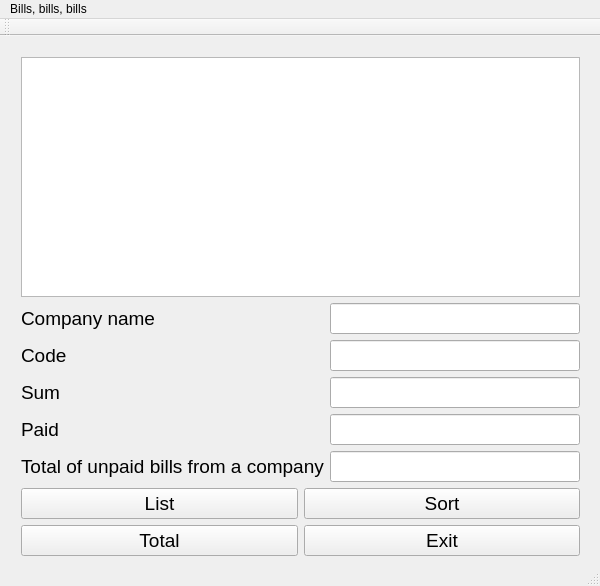
<?xml version="1.0" encoding="UTF-8"?>
<ui version="4.0">
 <class>test_billsClass</class>
 <widget class="QMainWindow" name="test_billsClass">
  <property name="geometry">
   <rect>
    <x>0</x>
    <y>0</y>
    <width>600</width>
    <height>586</height>
   </rect>
  </property>
  <property name="windowTitle">
   <string>test_bills</string>
  </property>
  <widget class="QWidget" name="centralWidget">
   <widget class="QWidget" name="">
    <property name="geometry">
     <rect>
      <x>10</x>
      <y>10</y>
      <width>581</width>
      <height>521</height>
     </rect>
    </property>
    <layout class="QVBoxLayout" name="verticalLayout">
     <item>
      <widget class="QListWidget" name="bills_listWidget">
       <property name="font">
        <font>
         <pointsize>14</pointsize>
        </font>
       </property>
      </widget>
     </item>
     <item>
      <layout class="QGridLayout" name="gridLayout">
       <item row="0" column="0">
        <widget class="QLabel" name="label">
         <property name="font">
          <font>
           <pointsize>14</pointsize>
          </font>
         </property>
         <property name="text">
          <string>Company name</string>
         </property>
        </widget>
       </item>
       <item row="0" column="1">
        <widget class="QLineEdit" name="companyName_lineEdit">
         <property name="font">
          <font>
           <pointsize>14</pointsize>
          </font>
         </property>
        </widget>
       </item>
       <item row="1" column="0">
        <widget class="QLabel" name="label_2">
         <property name="font">
          <font>
           <pointsize>14</pointsize>
          </font>
         </property>
         <property name="text">
          <string>Code</string>
         </property>
        </widget>
       </item>
       <item row="1" column="1">
        <widget class="QLineEdit" name="code_lineEdit">
         <property name="font">
          <font>
           <pointsize>14</pointsize>
          </font>
         </property>
        </widget>
       </item>
       <item row="2" column="0">
        <widget class="QLabel" name="label_3">
         <property name="font">
          <font>
           <pointsize>14</pointsize>
          </font>
         </property>
         <property name="text">
          <string>Sum</string>
         </property>
        </widget>
       </item>
       <item row="2" column="1">
        <widget class="QLineEdit" name="sum_lineEdit">
         <property name="font">
          <font>
           <pointsize>14</pointsize>
          </font>
         </property>
        </widget>
       </item>
       <item row="3" column="0">
        <widget class="QLabel" name="label_4">
         <property name="font">
          <font>
           <pointsize>14</pointsize>
          </font>
         </property>
         <property name="text">
          <string>Paid</string>
         </property>
        </widget>
       </item>
       <item row="3" column="1">
        <widget class="QLineEdit" name="isPaid_lineEdit">
         <property name="font">
          <font>
           <pointsize>14</pointsize>
          </font>
         </property>
        </widget>
       </item>
       <item row="4" column="0">
        <widget class="QLabel" name="label_5">
         <property name="font">
          <font>
           <pointsize>14</pointsize>
          </font>
         </property>
         <property name="text">
          <string>Total of unpaid bills from a company</string>
         </property>
        </widget>
       </item>
       <item row="4" column="1">
        <widget class="QLineEdit" name="total_lineEdit">
         <property name="font">
          <font>
           <pointsize>14</pointsize>
          </font>
         </property>
        </widget>
       </item>
      </layout>
     </item>
     <item>
      <layout class="QGridLayout" name="gridLayout_2">
       <item row="0" column="0">
        <widget class="QPushButton" name="list_pushButton">
         <property name="font">
          <font>
           <pointsize>14</pointsize>
          </font>
         </property>
         <property name="text">
          <string>List</string>
         </property>
        </widget>
       </item>
       <item row="0" column="1">
        <widget class="QPushButton" name="sort_pushButton">
         <property name="font">
          <font>
           <pointsize>14</pointsize>
          </font>
         </property>
         <property name="text">
          <string>Sort</string>
         </property>
        </widget>
       </item>
       <item row="1" column="0">
        <widget class="QPushButton" name="total_pushButton">
         <property name="font">
          <font>
           <pointsize>14</pointsize>
          </font>
         </property>
         <property name="text">
          <string>Total</string>
         </property>
        </widget>
       </item>
       <item row="1" column="1">
        <widget class="QPushButton" name="exit_pushButton">
         <property name="font">
          <font>
           <pointsize>14</pointsize>
          </font>
         </property>
         <property name="text">
          <string>Exit</string>
         </property>
        </widget>
       </item>
      </layout>
     </item>
    </layout>
   </widget>
  </widget>
  <widget class="QMenuBar" name="menuBar">
   <property name="geometry">
    <rect>
     <x>0</x>
     <y>0</y>
     <width>600</width>
     <height>21</height>
    </rect>
   </property>
   <widget class="QMenu" name="menuBills_bills_bills">
    <property name="title">
     <string>Bills, bills, bills</string>
    </property>
   </widget>
   <addaction name="menuBills_bills_bills"/>
  </widget>
  <widget class="QToolBar" name="mainToolBar">
   <attribute name="toolBarArea">
    <enum>TopToolBarArea</enum>
   </attribute>
   <attribute name="toolBarBreak">
    <bool>false</bool>
   </attribute>
  </widget>
  <widget class="QStatusBar" name="statusBar"/>
 </widget>
 <layoutdefault spacing="6" margin="11"/>
 <resources>
  <include location="test_bills.qrc"/>
 </resources>
 <connections/>
</ui>
